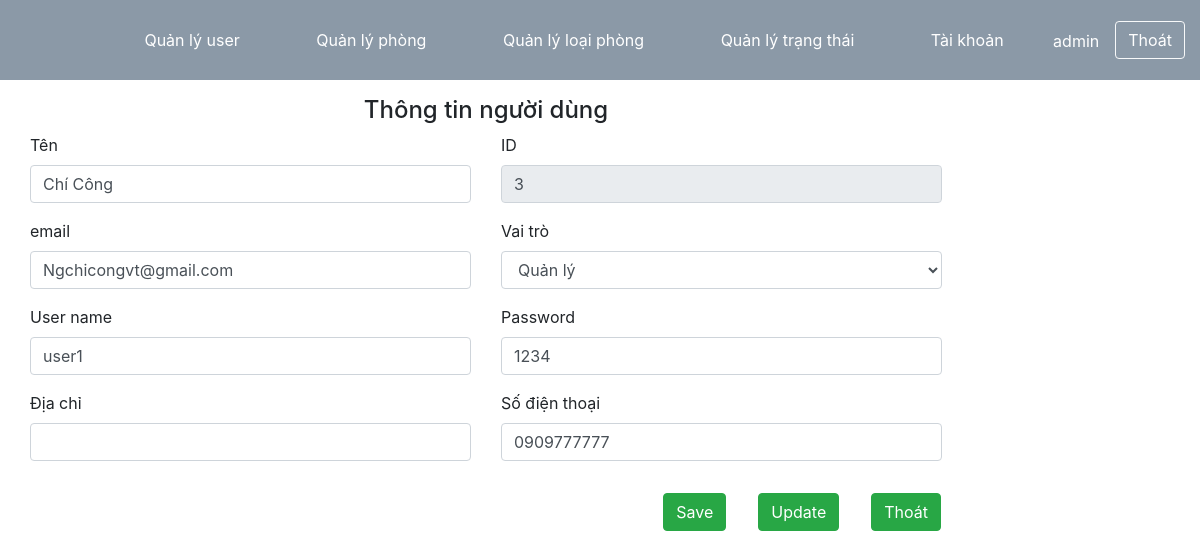
Page /admin/index.php?action=suauser&id=3 (signed in) on the committed database.
### tables this page shows
CREATE TABLE IF NOT EXISTS `user` (
  `ID` int NOT NULL AUTO_INCREMENT,
  `ten` varchar(255) DEFAULT NULL,
  `diachi` varchar(255) DEFAULT NULL,
  `email` varchar(255) NOT NULL,
  `user` varchar(255) NOT NULL,
  `pass` varchar(255) NOT NULL,
  `role` tinyint(1) NOT NULL DEFAULT '0',
  `sdt` varchar(20) NOT NULL,
  PRIMARY KEY (`ID`)
);

### models/userModel.php (called while the page is built, shortened)
<?php
	class userModel extends connect
	{
		public function timkiemtheoID($id)
		{
			$sql = "select * from user where ID = $id;";
			$ds = $this->get_data($sql);
			foreach ($ds as $key => $value) {
				$this->id = $value["ID"];
				$this->ten = $value["ten"];
				$this->diachi = $value["diachi"];
				$this->email = $value["email"];
				$this->pass = $value["pass"];
				$this->user = $value["user"];
				$this->role = $value["role"];
				$this->sdt = $value['sdt'];
			}
		}
	}
 ?>

### models/database.php (called while the page is built, shortened)
<?php
	class connect{
		public function get_data($sql)
		{
			$conn = mysqli_connect("localhost","root","","quanlykhachsan");
			$result = mysqli_query($conn,$sql);
			$arr = mysqli_fetch_all($result,MYSQLI_ASSOC);
			return $arr;
		}
	}
 ?>

### admin/danhmucuser/load_thongtinuser.php (the view, shortened to what this page needs)
<div class="row">
		<form method="post" action="index.php?action=thongtinuser" enctype="multipart/form-data" style="width:80%">
			<div class="text-center">
				<h4>Thông tin người dùng </h4>
			</div>
			<div class="row">
				<div class="form-group col col-md-6">
                    <label class="form-label">Tên</label>
                    <input type="text" id="" name="ten" class="form-control" value="<?php echo $u->ten ?>" />
                </div>
                <div class="form-group col col-md-6">
                    <label class="form-label">ID</label>
                    <input type="text" id="" readonly name="" class="form-control" value="<?php echo $u->id ?>" />
                </div>
			</div>
            <div class="row">
                 <div class="form-group col col-md-6">
                            <label class="form-label">email</label>
                            <input type="text" id="" name="email" class="form-control" value="<?php echo $u->email ?>" />
                </div>
                <div class="form-group col col-md-6">
                    <label class="form-label">Vai trò</label>
                    <select name="role" class="form-control">
                        <?php foreach ($dsrole as $keyrole => $valuerole): ?>
                            <option class="form-control" <?php if($valuerole['id']==$u->role) echo "selected" ?> value="<?php echo $valuerole['id'] ?>"><?php echo $valuerole['role']; ?></option>
                        <?php endforeach ?>
                    </select>
                </div>
            </div>
            <div class="row">
                <div class="form-group col col-md-6">
                    <label class="form-label">User name</label>
                    <input type="text" id="" name="user" class="form-control" value="<?php echo $u->user ?>" />
                </div>
                <div class="form-group col col-md-6">
                    <label class="form-label">Password</label>
                    <input type="text" name="pass" id="" class="form-control" value="<?php echo $u->pass ?>" />
               </div>
            </div>
            <div class="row">
                <div class="form-group col col-md-6">
                    <label class="form-label">Địa chỉ</label>
                    <input type="text" name="diachi" id="" class="form-control" value="<?php echo $u->diachi ?>" />
               </div>
               <div class="form-group col col-md-6">
                    <label class="form-label">Số điện thoại</label>
                    <input type="text" name="sdt" id="" class="form-control" value="<?php echo $u->sdt ?>" />
               </div>
            </div>
            <div class="row">
                <div class="col">
                    <div class="row" style="float: right;">
                        <input name="btn_luuuser" type="submit" value="Save" class="btn btn-success m-3">
                        <input name="btn_suauser" type="submit" value="Update" class="btn btn-success m-3">
                        <button class="btn btn-success m-3" formaction="index.php?action=danhmucuser">Thoát</button>
                    </div>
                </div>
            </div>
        </form>
	</div>

### css/style.css (style rules this page uses)
* { margin: 0; padding: 0; box-sizing: border-box; list-style: none; text-decoration: none; }

### rows in the picture
user: ten "Chí Công", ID "3", email "Ngchicongvt@gmail.com", role "Quản lý", user "user1", pass "1234", sdt "0909777777"

### other values in the picture
$_SESSION['user'] "admin"
